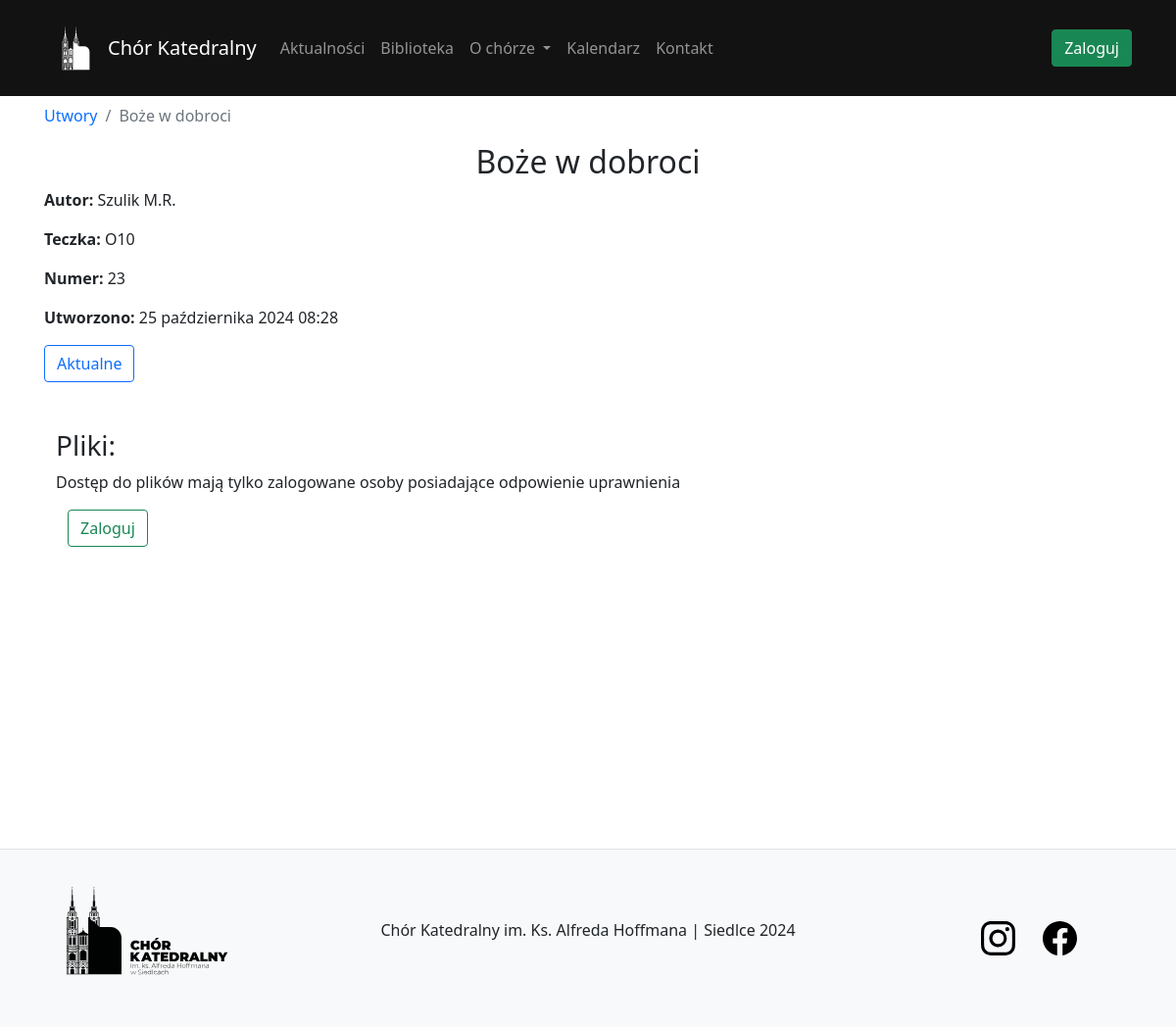
/composition/details/17/, run on an earlier commit of the app's database.
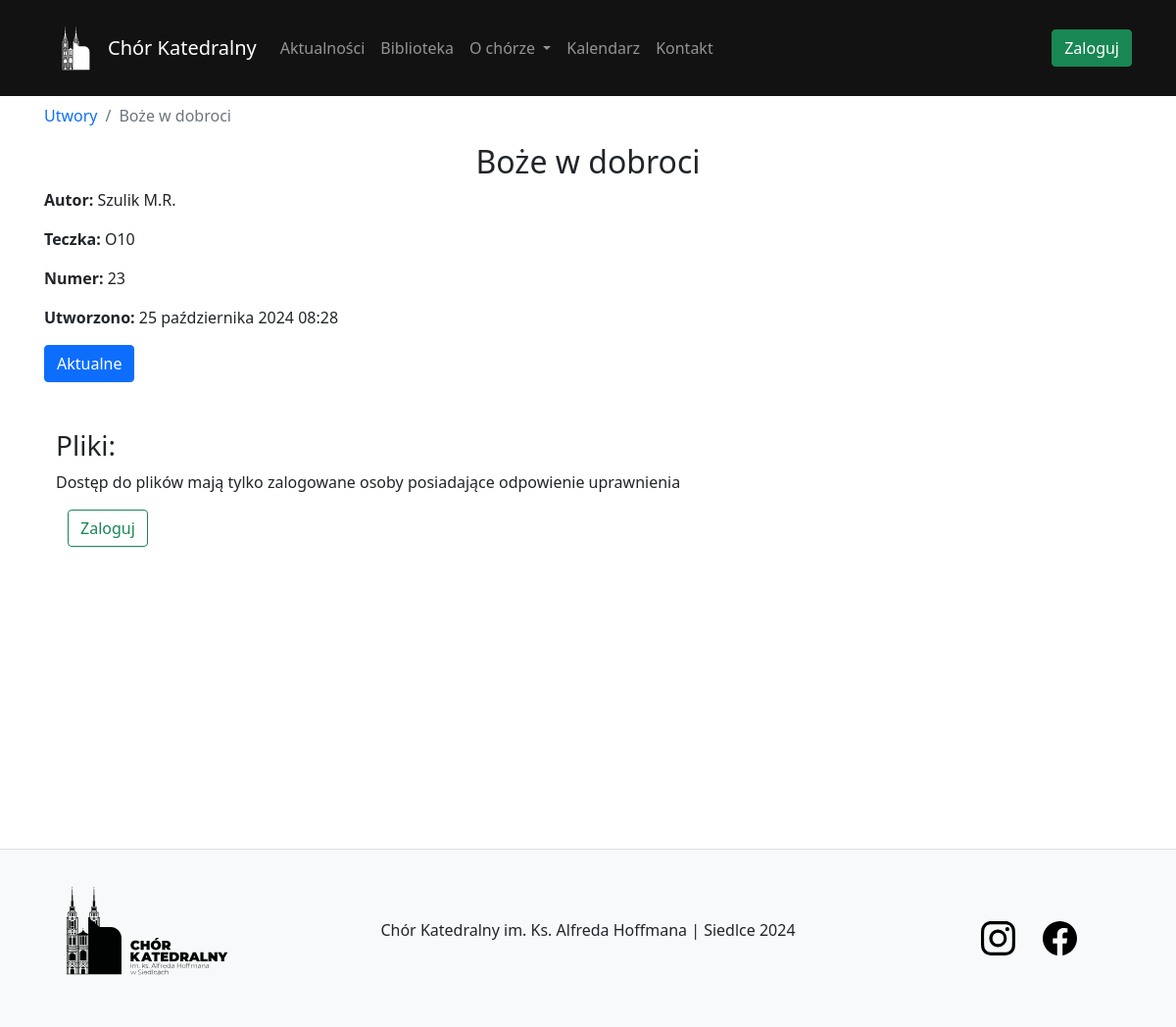
And on a later commit of the database.
### composition/views.py (the view)
# urls.py: path('details/<int:id>/', views.detailsComposition, name='detailsComposition'),
def detailsComposition(request, id):
    composition = get_object_or_404(Composition, id=id)
    return render(request, 'composition/details.html', {'composition': composition})

### folder/models.py (called while the page is built)
    def __str__(self):
        return self.name

### library/context_processors.py (called while the page is built)
def current_time(request):
    now = timezone.now()
    return {
        'current_year': now.year,
        'current_month': now.month,
    }

### composition/templates/composition/details.html (shortened to what the changed rows need)
{% extends 'content/template.html' %}
{% load static %}
{% load extras %}
{% block body %}
<link rel="stylesheet" href="https://cdn.jsdelivr.net/npm/plyr@3/dist/plyr.css" />
<div class="pt-2">
    <nav aria-label="breadcrumb">
    </nav>
</div>
<h2 class="text-center">{{ composition.name }}</h2>
<p><strong>Autor:</strong> {{ composition.author }}</p>
<p><strong>Teczka:</strong> {{ composition.folder }}</p>
<p><strong>Numer:</strong> {{ composition.number }}</p>
<p><strong>Utworzono:</strong> {{ composition.date_joined }}</p>
{% if perms.composition.change_composition %}
    {% if composition.isActual %}
        <a href="{% url 'toggleActual' composition.id %}" class="btn btn-primary mb-1">Aktualne</a>
    {% else %}
        <a href="{% url 'toggleActual' composition.id %}" class="btn btn-outline-primary mb-1">Aktualne</a>
    {% endif %}
{% else %}
    {% if composition.isActual %}
        <a href="#" class="btn btn-primary">Aktualne</a>
    {% else %}
        <a href="#" class="btn btn-outline-primary">Aktualne</a>
    {% endif %}
{% endif %}
<div class="container mt-5">
    <h3>Pliki:</h3>
    {% if user.is_authenticated %}
    {% if perms.composition.view_compositionfile %}
    <div class="files-container">
        {% for file in composition.files.all %}
        <div class="file-item mb-4">
            <div class="file-actions">
                <div class="btn-group">
                    <div style="margin-right: 10px;">
                        {% if file.file.url|slice:"-4:" == '.mp3' %}
                        <svg xmlns="http://www.w3.org/2000/svg" width="40" height="40" fill="currentColor" class="bi bi-filetype-mp3" viewBox="0 0 16 16">
                          <path fill-rule="evenodd" d="M14 4.5V14a2 2 0 0 1-2 2v-1a1 1 0 0 0 1-1V4.5h-2A1.5 1.5 0 0 1 9.5 3V1H4a1 1 0 0 0-1 1v9H2V2a2 2 0 0 1 2-2h5.5zm-4.911 9.67h-.443v-.609h.422a.7.7 0 0 0 .322-.073.56.56 0 0 0 .22-.2.5.5 0 0 0 .076-.284.49.49 0 0 0-.176-.392.65.65 0 0 0-.442-.15.7.7 0 0 0-.252.041.6.6 0 0 0-.193.112.5.5 0 0 0-.179.349H7.71q.009-.235.102-.437.094-.202.27-.352.176-.152.428-.237.255-.085.583-.088.418-.003.723.132.304.135.472.372a.9.9 0 0 1 .173.539.83.83 0 0 1-.12.478.96.96 0 0 1-.619.439v.041a1 1 0 0 1 .718.434.9.9 0 0 1 .144.521q.003.285-.117.507a1.1 1.1 0 0 1-.329.378q-.21.152-.486.234-.273.08-.583.08-.451 0-.77-.153a1.2 1.2 0 0 1-.487-.41 1.1 1.1 0 0 1-.178-.563h.726a.46.46 0 0 0 .106.258.7.7 0 0 0 .249.179 1 1 0 0 0 .357.067.9.9 0 0 0 .384-.076.6.6 0 0 0 .252-.217.56.56 0 0 0 .088-.319.56.56 0 0 0-.334-.522.8.8 0 0 0-.372-.079ZM.706 15.925v-2.66h.038l.952 2.16h.516l.946-2.16h.038v2.66h.715v-3.999h-.8l-1.14 2.596h-.026l-1.14-2.596H0v4zm5.458-3.999h-1.6v4h.792v-1.342h.803q.43 0 .732-.173.304-.177.463-.475a1.4 1.4 0 0 0 .161-.677q0-.374-.158-.677a1.2 1.2 0 0 0-.46-.477 1.4 1.4 0 0 0-.733-.179m.545 1.333a.8.8 0 0 1-.085.381.57.57 0 0 1-.237.24.8.8 0 0 1-.375.082h-.66v-1.406h.66q.328 0 .513.182.184.181.184.521"/>
                        </svg>
                        {% elif file.file.url|slice:"-4:" == '.pdf' %}
                        <svg xmlns="http://www.w3.org/2000/svg" width="40" height="40" fill="currentColor" class="bi bi-filetype-pdf" viewBox="0 0 16 16">
                          <path fill-rule="evenodd" d="M14 4.5V14a2 2 0 0 1-2 2h-1v-1h1a1 1 0 0 0 1-1V4.5h-2A1.5 1.5 0 0 1 9.5 3V1H4a1 1 0 0 0-1 1v9H2V2a2 2 0 0 1 2-2h5.5zM1.6 11.85H0v3.999h.791v-1.342h.803q.43 0 .732-.173.305-.175.463-.474a1.4 1.4 0 0 0 .161-.677q0-.375-.158-.677a1.2 1.2 0 0 0-.46-.477q-.3-.18-.732-.179m.545 1.333a.8.8 0 0 1-.085.38.57.57 0 0 1-.238.241.8.8 0 0 1-.375.082H.788V12.48h.66q.327 0 .512.181.185.183.185.522m1.217-1.333v3.999h1.46q.602 0 .998-.237a1.45 1.45 0 0 0 .595-.689q.196-.45.196-1.084 0-.63-.196-1.075a1.43 1.43 0 0 0-.589-.68q-.396-.234-1.005-.234zm.791.645h.563q.371 0 .609.152a.9.9 0 0 1 .354.454q.118.302.118.753a2.3 2.3 0 0 1-.068.592 1.1 1.1 0 0 1-.196.422.8.8 0 0 1-.334.252 1.3 1.3 0 0 1-.483.082h-.563zm3.743 1.763v1.591h-.79V11.85h2.548v.653H7.896v1.117h1.606v.638z"/>
                        </svg>
                        {% elif file.file.url|slice:"-4:" == '.wav' %}
                        <svg xmlns="http://www.w3.org/2000/svg" width="40" height="40" fill="currentColor" class="bi bi-filetype-wav" viewBox="0 0 16 16">
                          <path fill-rule="evenodd" d="M14 4.5V14a2 2 0 0 1-2 2v-1a1 1 0 0 0 1-1V4.5h-2A1.5 1.5 0 0 1 9.5 3V1H4a1 1 0 0 0-1 1v9H2V2a2 2 0 0 1 2-2h5.5zM1.784 15.849l.741-2.789h.033l.74 2.789h.73l1.055-3.999h-.858l-.595 2.903h-.041l-.706-2.903H2.2l-.706 2.903h-.038l-.6-2.903H0l1.055 3.999zm3.715 0 .314-1.028h1.336l.313 1.028h.841L6.967 11.85h-.926L4.7 15.849h.8Zm1.002-3.234.49 1.617H5.977l.49-1.617H6.5Zm3.604 3.234h-.952L7.814 11.85h.917l.897 3.138h.038l.888-3.138h.879z"/>
                        </svg>
                        {% else %}
                        <svg xmlns="http://www.w3.org/2000/svg" width="16" height="16" fill="currentColor" class="bi bi-file-earmark-text-fill" viewBox="0 0 16 16">
                            <path d="M9.293 0H4a2 2 0 0 0-2 2v12a2 2 0 0 0 2 2h8a2 2 0 0 0 2-2V4.707A1 1 0 0 0 13.707 4L10 .293A1 1 0 0 0 9.293 0M9.5 3.5v-2l3 3h-2a1 1 0 0 1-1-1M4.5 9a.5.5 0 0 1 0-1h7a.5.5 0 0 1 0 1zM4 10.5a.5.5 0 0 1 .5-.5h7a.5.5 0 0 1 0 1h-7a.5.5 0 0 1-.5-.5m.5 2.5a.5.5 0 0 1 0-1h4a.5.5 0 0 1 0 1z"/>
                          </svg>
                        {% endif %}
                    </div>
                    <div class="file-actions">
                        <div class="btn-group" style="vertical-align: -webkit-baseline-middle">
                            {{ file.file.name|get_filename_without_extension }}
                            <button type="button" class="btn btn-action mx-3" data-bs-toggle="dropdown" aria-expanded="false">
                                <svg xmlns="http://www.w3.org/2000/svg" width="20" height="20" fill="currentColor" class="bi bi-three-dots-vertical" viewBox="0 0 16 16">
                                    <path d="M3 9.5a1.5 1.5 0 1 1 0-3 1.5 1.5 0 0 1 0 3zm5 0a1.5 1.5 0 1 1 0-3 1.5 1.5 0 0 1 0 3zm5 0a1.5 1.5 0 1 1 0-3 1.5 1.5 0 0 1 0 3z"/>
                                </svg>
                            </button>
                            <ul class="dropdown-menu custom-dropdown-menu">
                                <li><a href="{% url 'download_composition_file' file.id %}" class="dropdown-item">Pobierz</a>
                                </li>
                                {% if file.file.url|slice:"-4:" == '.pdf' %}
                                <li><a href="{% url 'download_composition_file' file.id %}" class="dropdown-item">Otwórz</a>
                                </li>
                                {% endif %}
                                {% if perms.composition.delete_compositionfile %}
                                <li><hr class="dropdown-divider"></li>
                                <li><a class="dropdown-item" href="{% url 'deleteFileComposition' file.id %}">Usuń</a></li>
                                {% endif %}
                            </ul>
                        </div>
                    </div>
                </div>
            </div>
            <div class="file-controls d-flex justify-content-between align-items-center">
                {% if file.file.url|slice:"-4:" == '.mp3' or file.file.url|slice:"-4:" == '.wav' %}
                <div class="audio-player">
                    <audio controls>
                        <source src="{{ file.file.url }}" type="{% if file.file.url|slice:"-4:" == '.mp3' %}audio/mpeg{% else %}audio/wav{% endif %}">
                        Your browser does not support the audio element.
                    </audio>
                </div>
                {% endif %}
            </div>
        </div>
        {% endfor %}
    </div>
    {% else %}
    <p>Nie masz uprawnień do przeglądania plików. Skontaktuj się z administratorem żeby uzyskać uprawnienia.</p>
    {% endif %}
    {% else %}
    <p>Dostęp do plików mają tylko zalogowane osoby posiadające odpowienie uprawnienia</p>
    <div class="container">
    </div>
    {% endif %}
</div>
{% endblock %}

What changed in the data, as far as the page shows it:
changed Composition "Boże w dobroci": isActual False → True (drawn)
